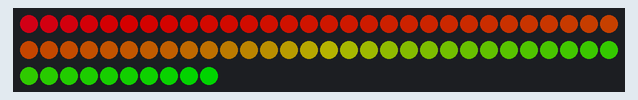
A sketch run on a simulated Arduino Uno, built with avr-gcc and run on an emulated ATmega328P. Shown: 70 RGB LEDs in strip order, left to right, continuing on the next row. Dim RGB values are drawn brighter than linear; colours are those a GRB WS2812 strip shows for the declared byte order; random numbers use the default seed unless the sketch sets one.

Above: at 1.15 s.
At 10.45 s:
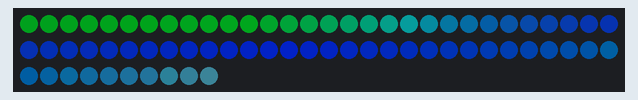
At 15.71 s:
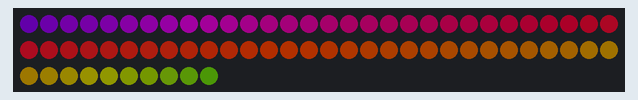
At 21.22 s:
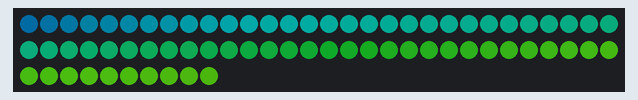
At 30.34 s:
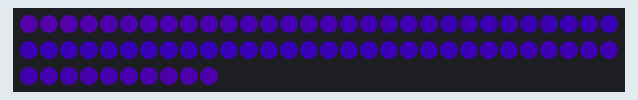
At 39.56 s:
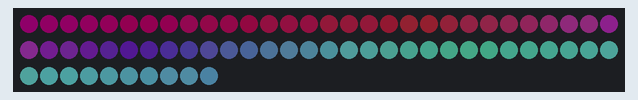

The sketch:

AA__Sparse_dance_.ino
```cpp
/* beatwave
 *
 * By: Andrew Tuline
 *
 * Date: October, 2015
 *
 * This animation combines coloured wave values from several beatsin8() functions. See what you can do to mix this one up.
 *
 */

#include "FastLED.h"                                          // FastLED library.

#if FASTLED_VERSION < 3001000
#error "Requires FastLED 3.1 or later; check github for latest code."
#endif


// Fixed definitions cannot change on the fly.
#define LED_DT 8                                             // Data pin to connect to the strip.
#define LED_CK 11                                             // Clock pin for WS2801 or APA102.
#define COLOR_ORDER BGR                                       // It's GRB for WS2812 and BGR for APA102.
#define LED_TYPE WS2812B                                       // Using APA102, WS2812, WS2801. Don't forget to change LEDS.addLeds.
#define NUM_LEDS 70                                           // Number of LED's.

// Global variables can be changed on the fly.
uint8_t max_bright = 128;                                      // Overall brightness definition. It can be changed on the fly.

struct CRGB leds[NUM_LEDS];                                   // Initialize our LED array.

// Palette definitions
CRGBPalette16 currentPalette;
CRGBPalette16 targetPalette;
TBlendType    currentBlending = LINEARBLEND;


void setup() {

  Serial.begin(115200);                                        // Initialize serial port for debugging.
  delay(1000);                                                // Soft startup to ease the flow of electrons.

//  LEDS.addLeds<LED_TYPE, LED_DT, LED_CK, COLOR_ORDER>(leds, NUM_LEDS);  // Use this for WS2801 or APA102
  LEDS.addLeds<LED_TYPE, LED_DT, COLOR_ORDER>(leds, NUM_LEDS);  // Use this for WS2812

  currentPalette = RainbowColors_p;

  FastLED.setBrightness(max_bright);
  FastLED.setMaxPowerInVoltsAndMilliamps(5, 500);               // FastLED Power management set at 5V, 500mA.

} // setup()


void loop() {

  beatwave();

  EVERY_N_MILLISECONDS(100) {
    uint8_t maxChanges = 24;
    nblendPaletteTowardPalette(currentPalette, targetPalette, maxChanges);   // AWESOME palette blending capability.
  }

  EVERY_N_SECONDS(5) {                                        // Change the target palette to a random one every 5 seconds.
    targetPalette = CRGBPalette16(CHSV(random8(), 255, random8(128,255)), CHSV(random8(), 255, random8(128,255)), CHSV(random8(), 192, random8(128,255)), CHSV(random8(), 255, random8(128,255)));
  }

  FastLED.show();

} // loop()


void beatwave() {

  uint8_t wave1 = beatsin8(9, 0, 255);                        // That's the same as beatsin8(9);
  uint8_t wave2 = beatsin8(8, 0, 255);
  uint8_t wave3 = beatsin8(7, 0, 255);
  uint8_t wave4 = beatsin8(6, 0, 255);

  for (int i=0; i<NUM_LEDS; i++) {
    leds[i] = ColorFromPalette( currentPalette, i+wave1+wave2+wave3+wave4, 255, currentBlending);
  }

} // beatwave()
```
